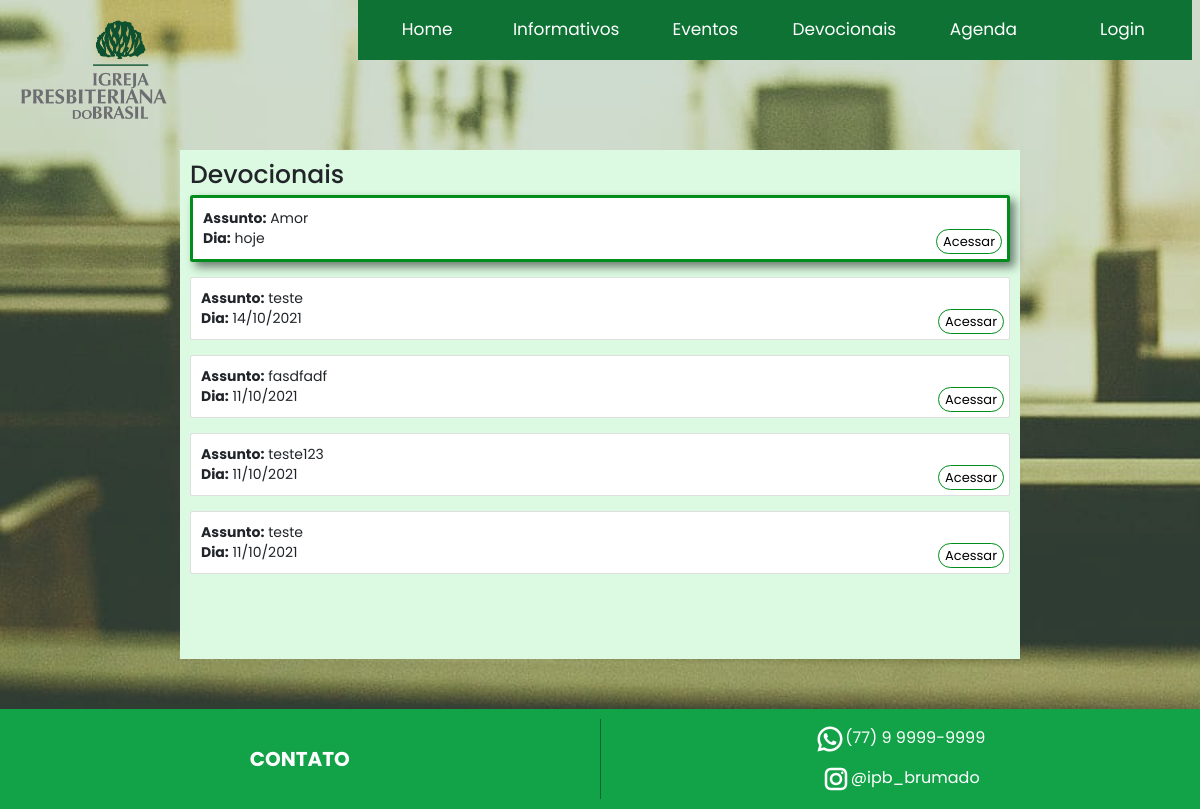
Page /devocionais on the committed database.
### tables this page shows
CREATE TABLE `devocionais` (
  `id` int(11) NOT NULL,
  `assunto` varchar(100) DEFAULT NULL,
  `descricao` text DEFAULT NULL,
  `data` date DEFAULT NULL,
  `arquivo` varchar(100) DEFAULT NULL
);

### index.php (called while the page is built, shortened)
<?php
require_once 'rotas.php';

### controller/Devocional.php (called while the page is built, shortened)
<?php
class Devocional
{
    public static function buscarBD($id = null)
    {
        $pdo = ConectBD::conectar();
        if ($id) {
            $sql = 'SELECT * FROM devocionais WHERE id = :id';
            $stmt = $pdo->prepare($sql);
            $stmt->execute(array("id" => $id));
            return $stmt->fetch();
        } else {
            $sql = 'SELECT * FROM devocionais';
            $stmt = $pdo->prepare($sql);
            $stmt->execute();
            return $stmt->fetchAll();
        }
    }
}

### view/devocional/mostrar.php (the view, shortened to what this page needs)
<?php
$devocionais = Devocional::buscarBD();
$hoje = date('d/m/Y');
?>
<main class="main-container devocional">
    <h1>Devocionais</h1>
    <div class="grid">
        <div class="row-col-4">
            <?php foreach (array_reverse($devocionais) as $key => $devocional) {
                if($key < 5){
                    $data_devocional = date('d/m/Y', strtotime($devocional['data']));
            ?>
                <div class="card g-col-3 <?= ($hoje == $data_devocional) ? 'isHoje' : 'notHoje' ?>">
                    <div class="card-body">
                        <div class="card-assunto">
                            <p><b>Assunto:</b> <?= $devocional['assunto'] ?></p>
                        </div>
                        <p class="card-date"><b>Dia:</b> <?= ($hoje == $data_devocional) ? 'hoje' : $data_devocional ?></p>
                        <a href="/devocionais/detalhar?id=<?= $devocional['id'] ?>" class="botao">Acessar</a>
                    </div>
                </div>
            <?php }} ?>
        </div>
    </div>
    <div class="div-botao">
    </div>
</main>
<div class="controla-height"></div>

### public/css/style.css (style rules this page uses)
* { font-family: 'Poppins'; padding: 0; }
html { font-size: 62.5%; }
body { position: relative; width: 100vw; overflow-x: hidden; background-color: #12813b9c; min-height: 100vh; }
.controla-height { height: 150px; }
.main-container { width: max(70%, 700px); margin: 0 auto; position: relative; padding: 10px; }
.main-container .div-botao { position: relative; width: 100%; height: 60px; }
.main-container .botao { position: absolute; bottom: 5px; right: 5px; padding: 2px 6px; border: 1px solid #008D1B; border-radius: 20px; color: black; text-decoration: none; font-size: 1.3rem; transition: .3s all ease; }
.main-container.devocional { position: relative; background-color: #DBFAE1; min-height: 300px; }
.main-container.devocional .card { margin-bottom: 15px; }
.main-container.devocional .card.isHoje { border: 3px solid #008D1B; box-shadow: 5px 5px 10px rgba(0, 0, 0, 0.5); }
.main-container.devocional .card .card-body .card-assunto { font-size: 1.4rem; padding-bottom: 10px; }
.main-container.devocional .card .card-body .card-date { position: absolute; bottom: 0; left: 10px; font-size: 1.4rem; }

### rows in the picture
devocionais: assunto "Amor", data "hoje"
devocionais: assunto "teste", data "14/10/2021"
devocionais: assunto "fasdfadf", data "11/10/2021"
devocionais: assunto "teste123", data "11/10/2021"
devocionais: assunto "teste", data "11/10/2021"
